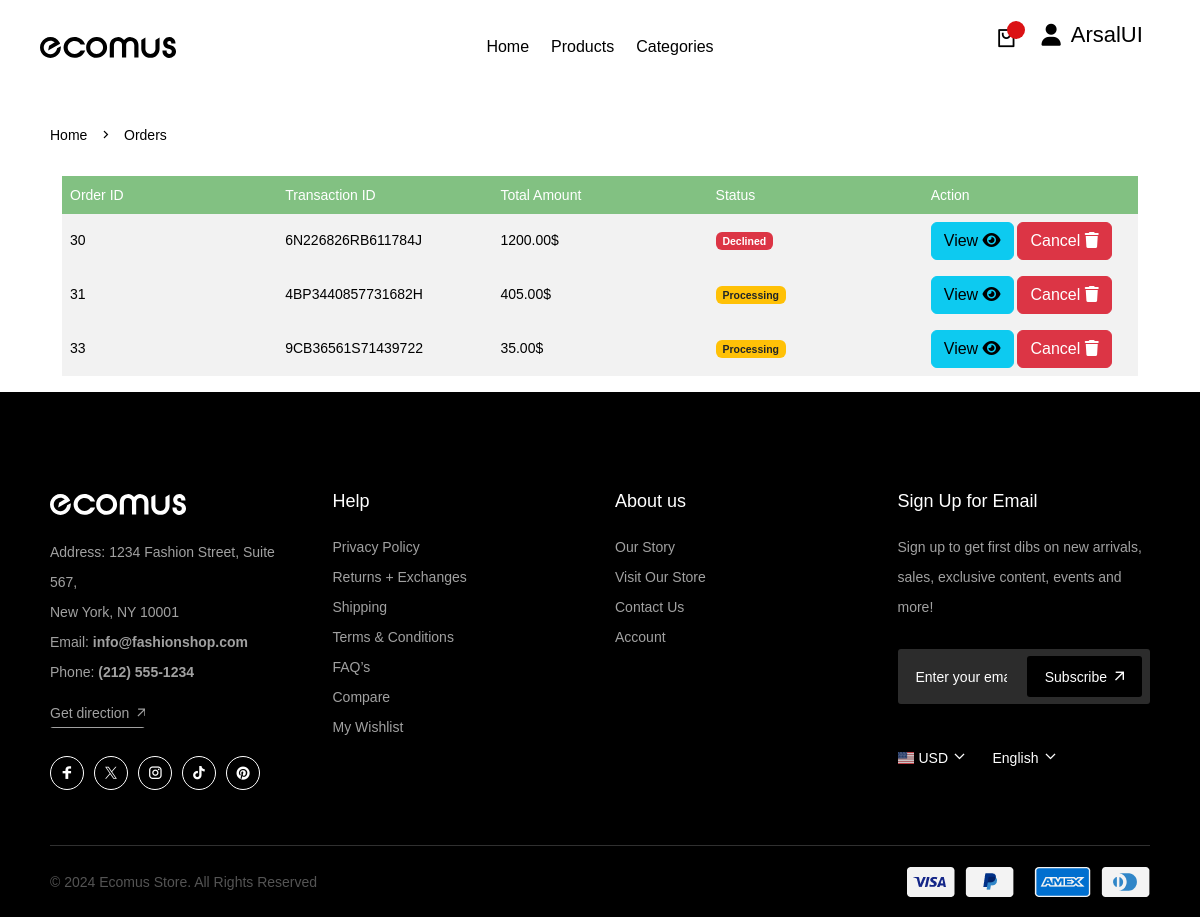
/orders_list?id=79 (signed in), run on an earlier commit of the app's database.
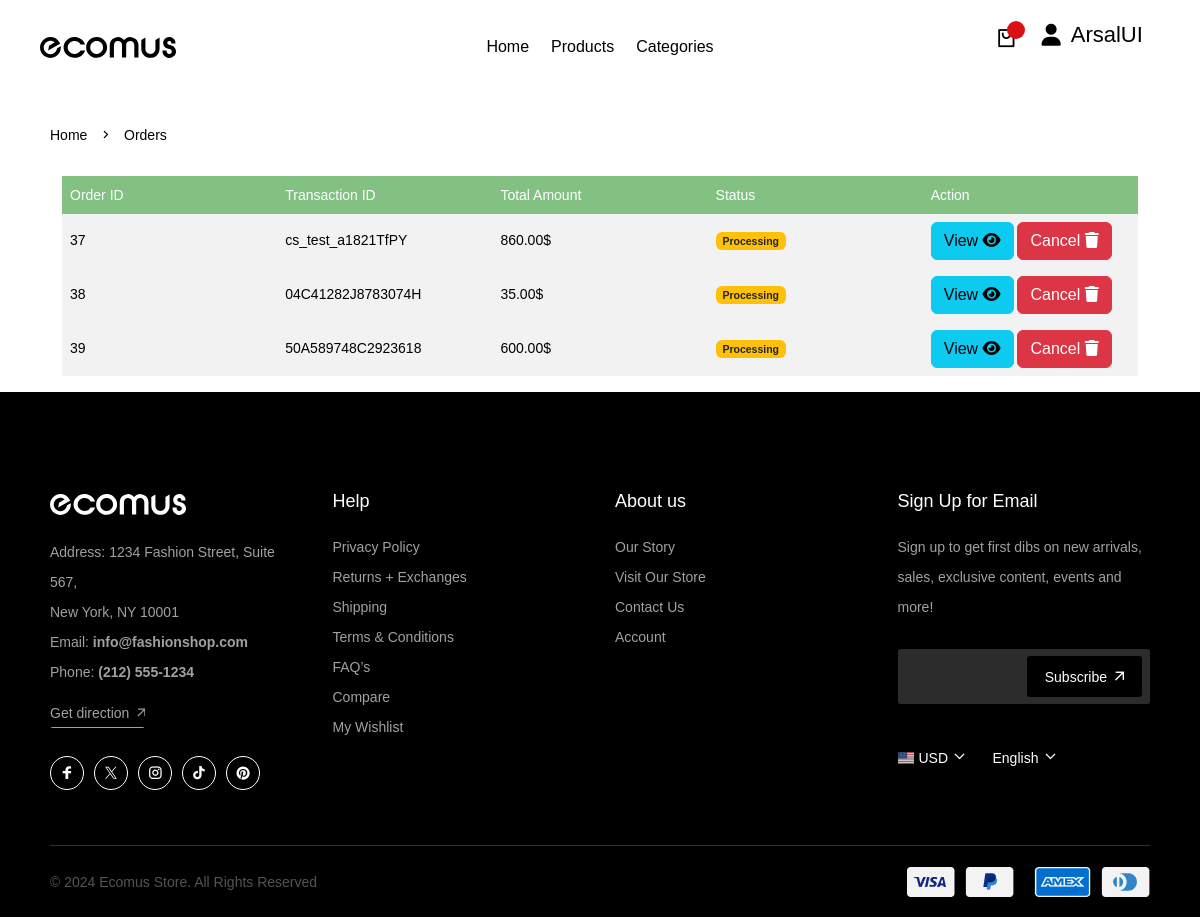
And on a later commit of the database.
### tables this page shows
CREATE TABLE IF NOT EXISTS `order` (
  `id` bigint NOT NULL AUTO_INCREMENT,
  `user_id` bigint NOT NULL,
  `transaction_id` varchar(255) NOT NULL,
  `total` bigint NOT NULL,
  `status` tinyint(1) NOT NULL,
  `created_at` timestamp(6) NOT NULL,
  PRIMARY KEY (`id`)
);

### orders_list.php (the view, shortened to what this page needs)
<?php
include('connection.php');
include('templates/header.php');
$user_id = $_GET['id'];
$sql = "SELECT * FROM `order` WHERE user_id = $user_id";
$result = mysqli_query($conn, $sql);
?>
<div class="tf-breadcrumb">
    <div class="container">
        <div class="tf-breadcrumb-wrap d-flex justify-content-between flex-wrap align-items-center">
            <div class="tf-breadcrumb-list">
                <a href="index.php" class="text">Home</a>
                <i class="icon icon-arrow-right"></i>
                <a href="#" class="text">Orders</a>
            </div>
        </div>
    </div>
</div>
<?php
if (mysqli_num_rows($result) == 0) { ?>
    <div class="container-fluid">
        <div class="container text-center" style="margin-block: 100px;">
            <p>Nothing in Orders <span><a class="text-primary" href="products.php">Order Some?</a></span></p>
        </div>
    </div>
<?php } else { ?>
    <div class="container-fluid">
        <div class="container">
            <table class="table table-bordered table-striped">
                <thead>
                    <tr>
                        <th style="background-color: #0080007d; color:white; width:20%">Order ID</th>
                        <th style="background-color: #0080007d; color:white; width:20%">Transaction ID</th>
                        <th style="background-color: #0080007d; color:white; width:20%">Total Amount</th>
                        <th style="background-color: #0080007d; color:white; width:20%">Status</th>
                        <th style="background-color: #0080007d; color:white; width:20%">Action</th>
                    </tr>
                </thead>
                <?php
                while ($row = mysqli_fetch_assoc($result)) { ?>
                    <tbody>
                        <tr>
                            <td><?php echo $row['id'] ?></td>
                            <td><?php echo substr($row['transaction_id'], 0, 17); ?></td>
                            <td><?php echo $row['total'] ?>.00$</td>
                            <?php
                            if ($row['status'] == '0') { ?>
                                <td><span class='badge bg-warning text-dark'>Processing</span></td>
                            <?php } else if ($row['status'] == '1') { ?>
                                <td><span class='badge bg-primary'>Shipped</span></td>
                            <?php } else if ($row['status'] == '2') { ?>
                                <td><span class='badge bg-success'>Delivered</span></td>
                            <?php } else if ($row['status'] == '3') { ?>
                                <td><span class='badge bg-danger'>Declined</span></td>
                            <?php } ?>
                            <td>
                                <a class="btn btn-info" href="view_order.php?id=<?php echo $row['id'] ?>">View <i class="fa-solid fa-eye"></i></a>
                                <a class="btn btn-danger" href="cancel_order.php?id=<?php echo $row['id'] ?>">Cancel <i class="fa-solid fa-trash"></i></a>
                            </td>
                        </tr>
                    </tbody>
                <?php }
                ?>
            </table>
        </div>
    </div>
<?php } ?>
<?php
include('templates/footer.php');
?>
</body>
</html>

### templates/header.php (shortened to what this page needs)
<!DOCTYPE html>
<html xmlns="http://www.w3.org/1999/xhtml" xml:lang="en-US" lang="en-US">
<?php
include('templates/headlinks.php')
?>
<body class="preload-wrapper">
    <div id="wrapper">
        <header id="header" class="header-default">
            <div class="px_15 lg-px_40">
                <div class="row wrapper-header align-items-center">
                    <div class="col-xl-2 col-lg-2 col-md-3 col-sm-4 col-6">
                        <a href="index.php" class="logo-header">
                            <img src="assets/frontend/images/logo/logo.svg" alt="logo" class="logo">
                        </a>
                    </div>
                    <div class="col-xl-8 col-lg-8 col-md-6 col-sm-4 tf-md-hidden">
                        <nav class="box-navigation text-center">
                            <ul class="box-nav-ul d-flex align-items-center justify-content-center gap-40">
                                <li class="menu-item">
                                    <a href="index.php" class="item-link">Home</a>
                                </li>
                                <li class="menu-item">
                                    <a href="products.php" class="item-link">Products</a>
                                </li>
                                <li class="menu-item"><a href="categories.php" class="item-link">Categories</a></li>
                            </ul>
                        </nav>
                    </div>
                    <div class="col-xl-2 col-lg-2 col-md-3 col-sm-4 col-6">
                        <ul class="row nav-icon" style="position: relative;">
                            <li class="col-6 nav-cart"><a href="#shoppingCart" data-bs-toggle="modal" class="nav-icon-item"><i class="icon icon-bag"></i><span class="count-box"></span></a></li>
                            <li class="col-6">
                                <?php
                                if (isset($_SESSION['name'])) {
                                    $name = $_SESSION['name'];
                                ?>
                                    <div class="col-xl-2 status-message">
                                        <div class="drop" style=" position:relative;">
                                            <div class="d-flex gap-10"><i class="fa-solid fa-user"></i>
                                                <a><?php echo $name; ?></a>
                                            </div>
                                        </div>
                                    </div>
                                <?php } ?>
                            </li>
                        </ul>
                    </div>
                </div>
            </div>
        </header>

### templates/headlinks.php (shortened to what this page needs)
<head>
    <link rel="stylesheet" href="assets/frontend/fonts/fonts.css">
    <link rel="stylesheet" href="assets/frontend/fonts/font-icons.css">
    <link rel="stylesheet" href="assets/frontend/css/bootstrap.min.css">
    <link rel="stylesheet" href="assets/frontend/css/swiper-bundle.min.css">
    <link rel="stylesheet" href="assets/frontend/css/animate.css">
    <link rel="stylesheet" type="text/css" href="assets/frontend/css/styles.css" />
    <link rel="stylesheet" href="https://cdnjs.cloudflare.com/ajax/libs/font-awesome/6.6.0/css/all.min.css" />
</head>

### templates/footer.php (shortened to what this page needs)
<footer id="footer" class="footer background-black">
            <div class="footer-wrap wow fadeIn" data-wow-delay="0s">
                <div class="footer-body">
                    <div class="container">
                        <div class="row">
                            <div class="col-xl-3 col-md-6 col-12">
                                <div class="footer-infor">
                                    <div class="footer-logo">
                                        <a href="index.html">
                                            <img src="assets/frontend/images/logo/logo-white.svg" alt="">
                                        </a>
                                    </div>
                                    <ul>
                                        <li>
                                            <p>Address: 1234 Fashion Street, Suite 567, <br> New York, NY 10001</p>
                                        </li>
                                        <li>
                                            <p>Email: <a href="#">info@fashionshop.com</a></p>
                                        </li>
                                        <li>
                                            <p>Phone: <a href="#">(212) 555-1234</a></p>
                                        </li>
                                    </ul>
                                    <a href="contact-1.html" class="tf-btn btn-line">Get direction<i
                                            class="icon icon-arrow1-top-left"></i></a>
                                    <ul class="tf-social-icon d-flex gap-10 style-white">
                                        <li><a href="#" class="box-icon w_34 round social-facebook social-line"><i
                                                    class="icon fs-14 icon-fb"></i></a></li>
                                        <li><a href="#" class="box-icon w_34 round social-twiter social-line"><i
                                                    class="icon fs-12 icon-Icon-x"></i></a></li>
                                        <li><a href="#" class="box-icon w_34 round social-instagram social-line"><i
                                                    class="icon fs-14 icon-instagram"></i></a></li>
                                        <li><a href="#" class="box-icon w_34 round social-tiktok social-line"><i
                                                    class="icon fs-14 icon-tiktok"></i></a></li>
                                        <li><a href="#" class="box-icon w_34 round social-pinterest social-line"><i
                                                    class="icon fs-14 icon-pinterest-1"></i></a></li>
                                    </ul>
                                </div>
                            </div>
                            <div class="col-xl-3 col-md-6 col-12 footer-col-block">
                                <div class="footer-heading footer-heading-desktop">
                                    <h6>Help</h6>
                                </div>
                                <ul class="footer-menu-list tf-collapse-content">
                                    <li>
                                        <a href="privacy-policy.html" class="footer-menu_item">Privacy Policy</a>
                                    </li>
                                    <li>
                                        <a href="delivery-return.html" class="footer-menu_item"> Returns + Exchanges
                                        </a>
                                    </li>
                                    <li>
                                        <a href="shipping-delivery.html" class="footer-menu_item">Shipping</a>
                                    </li>
                                    <li>
                                        <a href="terms-conditions.html" class="footer-menu_item">Terms &amp;
                                            Conditions</a>
                                    </li>
                                    <li>
                                        <a href="faq-1.html" class="footer-menu_item">FAQ’s</a>
                                    </li>
                                    <li>
                                        <a href="compare.html" class="footer-menu_item">Compare</a>
                                    </li>
                                    <li>
                                        <a href="wishlist.html" class="footer-menu_item">My Wishlist</a>
                                    </li>
                                </ul>
                            </div>
                            <div class="col-xl-3 col-md-6 col-12 footer-col-block">
                                <div class="footer-heading footer-heading-desktop">
                                    <h6>About us</h6>
                                </div>
                                <ul class="footer-menu-list tf-collapse-content">
                                    <li>
                                        <a href="about-us.html" class="footer-menu_item">Our Story</a>
                                    </li>
                                    <li>
                                        <a href="our-store.html" class="footer-menu_item">Visit Our Store</a>
                                    </li>
                                    <li>
                                        <a href="contact-1.html" class="footer-menu_item">Contact Us</a>
                                    </li>
                                    <li>
                                        <a href="login.html" class="footer-menu_item">Account</a>
                                    </li>
                                </ul>
                            </div>
                            <div class="col-xl-3 col-md-6 col-12">
                                <div class="footer-newsletter footer-col-block">
                                    <div class="footer-heading footer-heading-desktop">
                                        <h6>Sign Up for Email</h6>
                                    </div>
                                    <div class="tf-collapse-content">
                                        <div class="footer-menu_item">Sign up to get first dibs on new arrivals, sales,
                                            exclusive content, events and more!</div>
                                        <form class="form-newsletter" id="subscribe-form" action="#" method="post"
                                            accept-charset="utf-8" data-mailchimp="true">
                                            <div id="subscribe-content">
                                                <fieldset class="email">
                                                    <input type="email" name="email-form" id="subscribe-email"
                                                        placeholder="Enter your email...." tabindex="0"
                                                        aria-required="true">
                                                </fieldset>
                                                <div class="button-submit">
                                                    <button id="subscribe-button"
                                                        class="tf-btn btn-sm radius-3 btn-fill btn-icon animate-hover-btn"
                                                        type="button">Subscribe<i
                                                            class="icon icon-arrow1-top-left"></i></button>
                                                </div>
                                            </div>
                                        </form>
                                        <div class="tf-cur">
                                            <div class="tf-currencies">
                                            </div>
                                            <div class="tf-languages">
                                            </div>
                                        </div>
                                    </div>
                                </div>
                            </div>
                        </div>
                    </div>
                </div>
                <div class="footer-bottom">
                    <div class="container">
                        <div class="row">
                            <div class="col-12">
                                <div
                                    class="footer-bottom-wrap d-flex gap-20 flex-wrap justify-content-between align-items-center">
                                    <div class="footer-menu_item">© 2024 Ecomus Store. All Rights Reserved</div>
                                    <div class="tf-payment">
                                        <img src="assets/frontend/images/payments/visa.png" alt="">
                                        <img src="assets/frontend/images/payments/img-1.png" alt="">
                                        <img src="assets/frontend/images/payments/img-3.png" alt="">
                                        <img src="assets/frontend/images/payments/img-4.png" alt="">
                                    </div>
                                </div>
                            </div>
                        </div>
                    </div>
                </div>
            </div>
        </footer>

### templates/header.php (style rules this page uses)
.status-message { font-size: 22px; position: absolute; right: 53%; top: -11%; }

What changed in the data, as far as the page shows it:
removed order: id "30", transaction "6N226826RB611784J", total "1200", status "Declined"
removed order: id "31", transaction "4BP3440857731682H", total "405", status "Processing"
removed order: id "33", transaction "9CB36561S71439722", total "35", status "Processing"
added order: id "37", transaction "cs_test_a1821TfPY", total "860", status "Processing"
added order: id "38", transaction "04C41282J8783074H", total "35", status "Processing"
added order: id "39", transaction "50A589748C2923618", total "600", status "Processing"
